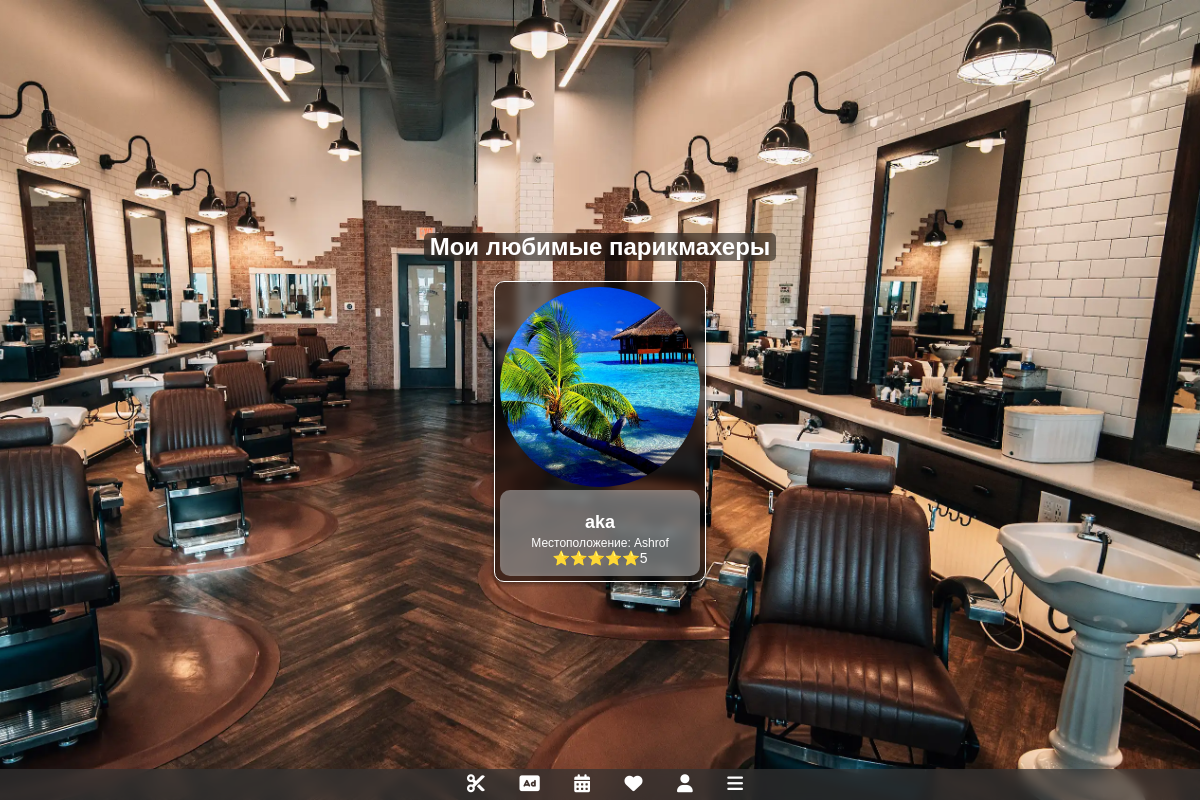
The app's page /cl/favorites/ (signed in) with its own data.
### sartaroshxona/models.py (models this page shows, shortened)
class Barber(models.Model):
    id = models.UUIDField(primary_key=True, default=uuid.uuid4, editable=False)
    user = models.ForeignKey(CustomUser, on_delete=models.CASCADE, related_name='barber_profile')
    profile_image = models.ImageField(upload_to='profile_images/', null=True, blank=True)
    start_work = models.TimeField(null=True, blank=True)
    end_work = models.TimeField(null=True, blank=True)
    launch_start_time = models.TimeField(null=True, blank=True)
    launch_end_time = models.TimeField(null=True, blank=True)
    location = models.CharField(max_length=50, null=True, blank=True,default="")
    organization_name = models.CharField(max_length=50, null=True, blank=True,default="")
    bonus = models.CharField(max_length=150, null=True, blank=True, default="")  # Add the bonus field
    CURRENCY_CHOICES = [
        ('USD', 'US Dollar'),
        ('EUR', 'Euro'),
        ('RUB', 'Russian Ruble'),
        ('TJS', 'Tajik Somoni'),
        ('UZS', 'Uzbekistani Soʻm'),
    ]
    currency = models.CharField(max_length=3, choices=CURRENCY_CHOICES, default='TJS')
    active_barber = models.BooleanField(default=False)
    payment = models.BooleanField(default=False)
    payment_expiration_date = models.DateTimeField(null=True, blank=True)

### main/models.py (models this page shows, shortened)
class CustomUser(AbstractUser):
    id = models.UUIDField(primary_key=True, default=uuid.uuid4, editable=False)
    is_barber = models.BooleanField(default=False)
    phone_number = models.CharField(max_length=20, null=True, blank=True, default="")
    favorite_barbers = models.ManyToManyField('sartaroshxona.Barber', blank=True, related_name='favorited_by')
    country =  models.ForeignKey(Country, on_delete=models.SET_NULL, blank=True, null=True)
    region = models.ForeignKey(Region, on_delete=models.SET_NULL, blank=True, null=True)
    district = models.ForeignKey(District, on_delete=models.SET_NULL, blank=True, null=True)
    city = models.ForeignKey(City, on_delete=models.SET_NULL, blank=True, null=True)
    USERNAME_FIELD = 'username'
    REQUIRED_FIELDS = ['email']
    objects = CustomUserManager()

### clients/views.py (the view)
# urls.py: path('favorites/', views.favorites, name='favorites'),
@login_required
@is_client_required
def favorites(request):
    user = request.user
    favorite_barbers = user.favorite_barbers.all()
    return render(request, 'clients/barbers_list.html', {'header': "Мои любимые парикмахеры", 'barbers': favorite_barbers})

### clients/templates/clients/barbers_list.html (shortened to what this page needs)
{% extends 'main/base.html' %}
{% load static %}
{% block content %}
{% include 'main/navbar.html' %}
<link rel="stylesheet" href="{% static 'css/barbers_list.css' %}">
  <div class="scrollable-cards">
    <div class="header">
      <h2>{{header}}</h2>
    </div>
    <div class="row">
      {% for barber in barbers %}
        {% if barber.payment %}
          <div class="ocl-12 clo-sm-6 col-lg-4">
            <div class="barber_profile">
              <a href="{% url 'appointment' barber.id %}" class="card-link">
                <div class="barber_image">
                    {% if barber.profile_image %}
                        <img src="{{ barber.profile_image.url }}" alt="Profile Image">
                    {% else %}
                        <img src="{% static 'images/default.jpg' %}" alt="Default Image">
                    {% endif %}
                </div>
              </a>
                <div class="barber_info">
                  <h1>{{ barber.user.username }}</h1>
                  <p>Местоположение: {{ barber.location }}</p>
                  <p class="reputation">⭐️⭐️⭐️⭐️⭐️5{{ user.reputation }}</p>
                </div>
            </div>
          </div>
        {% endif %}
      {% endfor %}
    </div>
  </div>
{% endblock %}

### clients/static/css/barbers_list.css (style rules this page uses)
body { background: url('../images/backround.jpg') center/cover; color: #fff; font-family: 'Arial', sans-serif; margin: 0; padding: 0; display: flex; justify-content: center; align-items: center; height: 100vh; }
.row { backdrop-filter: blur(5px); background-color: rgba(0, 0, 0, 0.5); margin: 0 80px; border-radius: 10px; }
.header { text-align: center; backdrop-filter: blur(5px); background-color: rgba(0, 0, 0, 0.5); margin: 0 10px 10px 10px; border-radius: 5px; }
.barber_profile { margin: 5px auto; border-radius: 10px; box-shadow: 0 0.1rem 0.3rem 0 rgba(0, 0, 0, 0.5); border: 1px solid #ffffff; max-width: 300px; padding: 5px; }
.barber_profile .barber_image img { display: block; width: 200px; height: 200px; object-fit: cover; border-radius: 50%; margin-bottom: 3px; }
.barber_profile .barber_info { margin-top: 0; padding: 10px; text-align: center; border-radius: 10px; backdrop-filter: blur(3px); background-color: rgba(255, 255, 255, 0.4); }
.barber_profile .barber_info h1 { margin-bottom: 0.2rem; font-size: 18px; color: #fff; }
.barber_profile .barber_info p { margin: 0; font-size: 12px; color: #fff; }
.barber_profile .barber_info .reputation { font-size: 14px; color: #ffffff; }
.scrollable-cards { max-height: calc(100vh - 100px); overflow-y: auto; overflow-x: hidden; }

### records on screen
Barber: profile_image (picture), user.username "aka", location "Ashrof"

### other values on screen
{{ header }} "Мои любимые парикмахеры"
